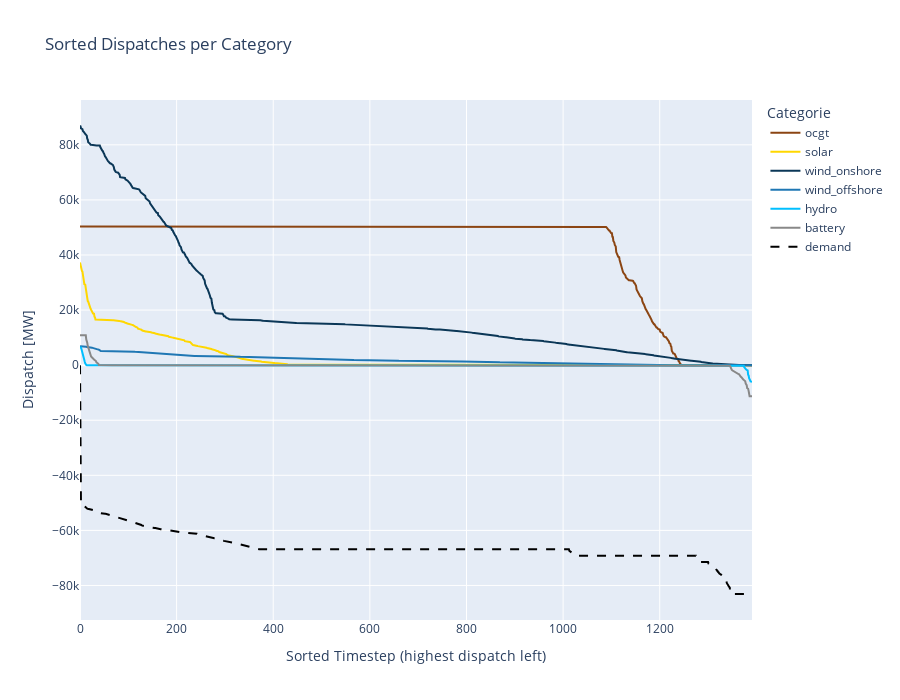

Write notebook code for a chart like this one.
### Markdown cell above
## 2.2. Dispatch Duration Curve

### Code cell
fig = go.Figure()

for cat in layer_order:
    if cat in category_power_no_demand.columns:
        sorted_dispatch = np.sort(category_power_no_demand[cat].values)[::-1]
        fig.add_trace(
            go.Scatter(
                x=np.arange(len(sorted_dispatch)),
                y=sorted_dispatch,
                mode="lines",
                name=cat,
                line=dict(color=category_colors.get(cat, "#cccccc")),
            )
        )

# plot demand from category_power as well

sorted_demand = np.sort(category_power["demand"].values)[::-1]
fig.add_trace(
    go.Scatter(
        x=np.arange(len(sorted_demand)),
        y=sorted_demand,
        mode="lines",
        name="demand",
        line=dict(color="black", dash="dash"),
    )
)
# TODO: Warum ist hier 51, erwarte 62!

fig.update_layout(
    xaxis_title="Sorted Timestep (highest dispatch left)",
    yaxis_title="Dispatch [MW]",
    title="Sorted Dispatches per Category",
    legend_title="Categorie",
    hovermode="x unified",
    height=700,
)

fig.show()

### Figure 1 — Plotly figure (JSON) as saved in the notebook; plotly's stock layout.template omitted (floating-point values rounded to 4 significant figures; data arrays with more than 128 entries replaced by an {"elided": "..."} marker saying what was removed)
{"data": [{"line": {"color": "#8B4513"}, "mode": "lines", "name": "ocgt", "type": "scatter", "x": {"elided": "1392 int values"}, "y": {"elided": "1392 float values"}}, {"line": {"color": "#ffd700"}, "mode": "lines", "name": "solar", "type": "scatter", "x": {"elided": "1392 int values"}, "y": {"elided": "1392 float values"}}, {"line": {"color": "#0b3757"}, "mode": "lines", "name": "wind_onshore", "type": "scatter", "x": {"elided": "1392 int values"}, "y": {"elided": "1392 float values"}}, {"line": {"color": "#1f77b4"}, "mode": "lines", "name": "wind_offshore", "type": "scatter", "x": {"elided": "1392 int values"}, "y": {"elided": "1392 float values"}}, {"line": {"color": "#00bfff"}, "mode": "lines", "name": "hydro", "type": "scatter", "x": {"elided": "1392 int values"}, "y": {"elided": "1392 float values"}}, {"line": {"color": "#888888"}, "mode": "lines", "name": "battery", "type": "scatter", "x": {"elided": "1392 int values"}, "y": {"elided": "1392 float values"}}, {"line": {"color": "black", "dash": "dash"}, "mode": "lines", "name": "demand", "type": "scatter", "x": {"elided": "1392 int values"}, "y": {"elided": "1392 float values"}}], "layout": {"height": 700, "hovermode": "x unified", "legend": {"title": {"text": "Categorie"}}, "title": {"text": "Sorted Dispatches per Category"}, "xaxis": {"title": {"text": "Sorted Timestep (highest dispatch left)"}}, "yaxis": {"title": {"text": "Dispatch [MW]"}}}}
